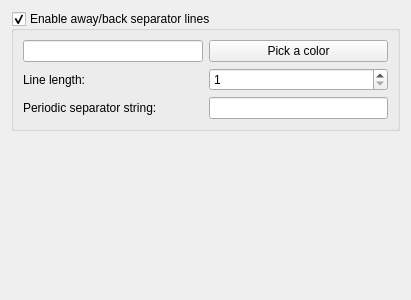
<ui version="4.0" >
 <class>OutputSettings</class>
 <widget class="QWidget" name="OutputSettings" >
  <property name="geometry" >
   <rect>
    <x>0</x>
    <y>0</y>
    <width>400</width>
    <height>300</height>
   </rect>
  </property>
  <property name="windowTitle" >
   <string>Form</string>
  </property>
  <layout class="QGridLayout" name="gridLayout" >
   <item row="0" column="0" >
    <widget class="QGroupBox" name="groupBoxIdleSeparatorLines" >
     <property name="title" >
      <string>Enable away/back separator lines</string>
     </property>
     <property name="checkable" >
      <bool>true</bool>
     </property>
     <layout class="QGridLayout" name="gridLayout_2" >
      <item row="0" column="0" >
       <widget class="QLineEdit" name="lineEditIdle" >
        <property name="readOnly" >
         <bool>true</bool>
        </property>
       </widget>
      </item>
      <item row="0" column="1" >
       <widget class="QPushButton" name="pushButtonIdleColor" >
        <property name="text" >
         <string>Pick a color</string>
        </property>
       </widget>
      </item>
      <item row="1" column="0" >
       <widget class="QLabel" name="labelIdleLineLength" >
        <property name="text" >
         <string>Line length:</string>
        </property>
       </widget>
      </item>
      <item row="1" column="1" >
       <widget class="QSpinBox" name="spinBoxIdleLineLength" >
        <property name="minimum" >
         <number>1</number>
        </property>
        <property name="maximum" >
         <number>200</number>
        </property>
       </widget>
      </item>
      <item row="2" column="0" >
       <widget class="QLabel" name="labelIdlePeriodicString" >
        <property name="text" >
         <string>Periodic separator string:</string>
        </property>
       </widget>
      </item>
      <item row="2" column="1" >
       <widget class="QLineEdit" name="lineEditIdlePeriodicString" />
      </item>
     </layout>
    </widget>
   </item>
   <item row="2" column="0" >
    <spacer name="verticalSpacer" >
     <property name="orientation" >
      <enum>Qt::Vertical</enum>
     </property>
     <property name="sizeHint" stdset="0" >
      <size>
       <width>389</width>
       <height>150</height>
      </size>
     </property>
    </spacer>
   </item>
  </layout>
 </widget>
 <resources/>
 <connections/>
</ui>
